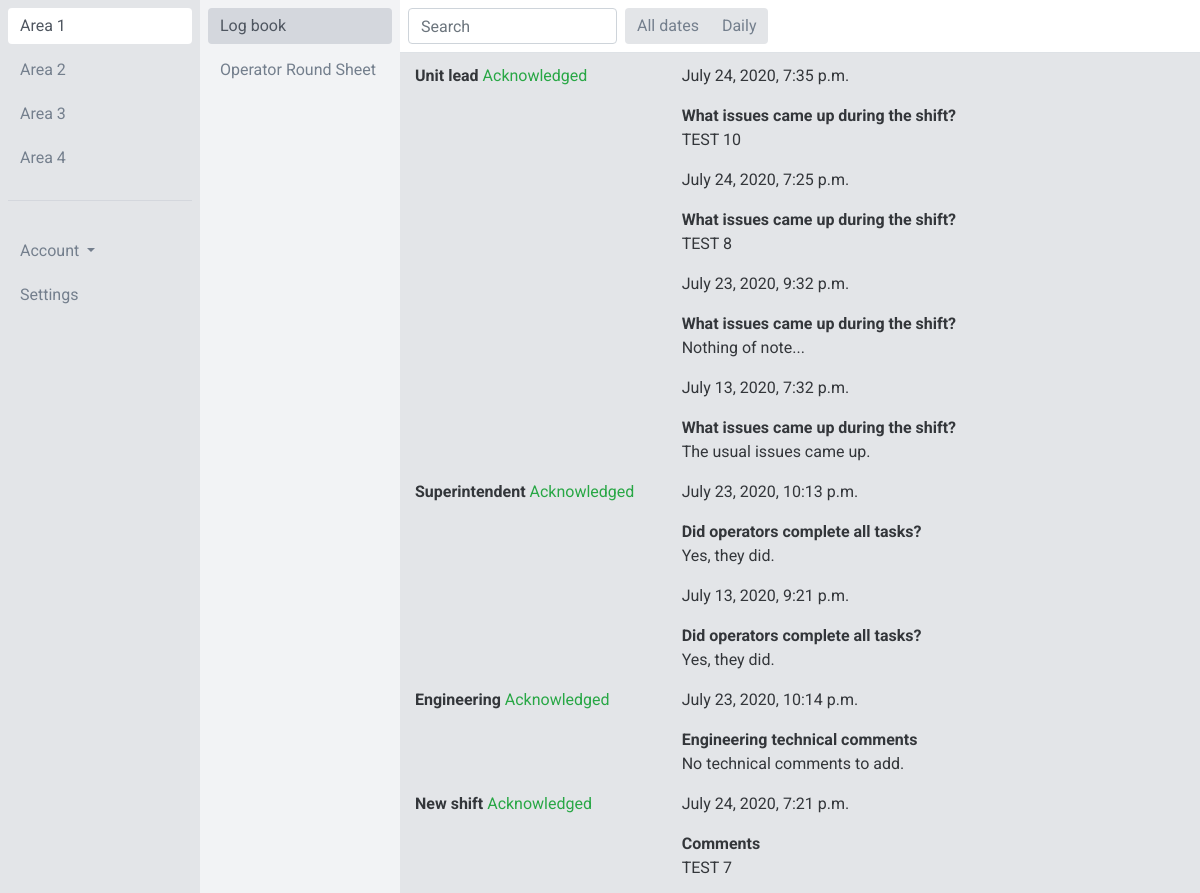
Page /app/area-1/log-1/acknowledgements (signed in, upper part) on the earlier database version.
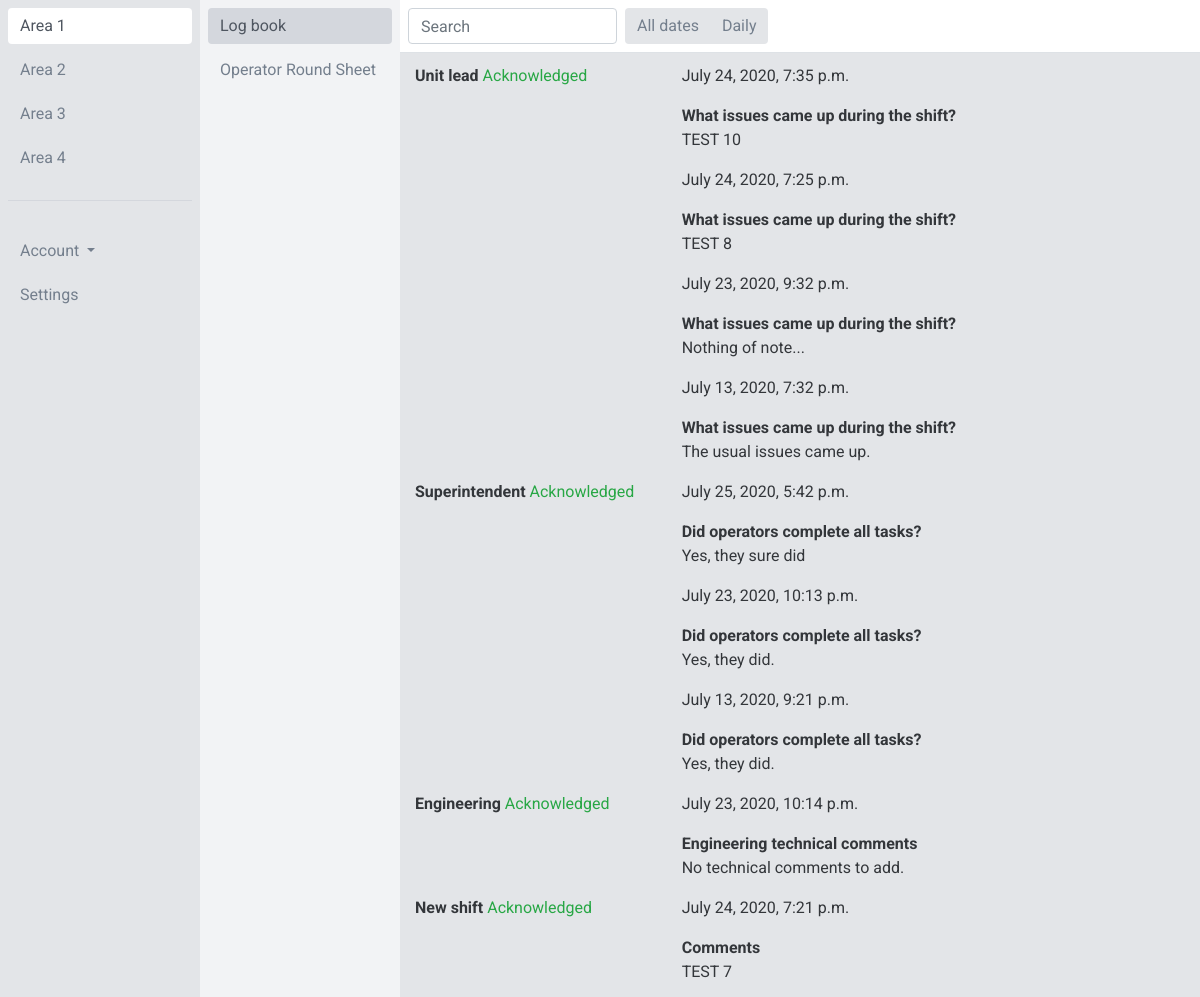
Same page on the later database version.
### app/models.py (models this page shows, shortened)
class Area(models.Model):
    name = models.CharField(max_length=50)
    def __str__(self):
        return self.name

class Log(models.Model):
    area = models.ForeignKey(Area, on_delete=models.CASCADE)
    name = models.CharField(max_length=50)
    fields = models.ManyToManyField(Field, blank=True)
    unit_lead_acknowledgement_fields = models.ManyToManyField(AcknowledgementField, blank=True, related_name='unit_lead_acknowledgement_fields')
    superintendent_acknowledgement_fields = models.ManyToManyField(AcknowledgementField, blank=True, related_name='superintendent_acknowledgement_fields')
    engineering_acknowledgement_fields = models.ManyToManyField(AcknowledgementField, blank=True, related_name='engineering_acknowledgement_fields')
    new_shift_acknowledgement_fields = models.ManyToManyField(AcknowledgementField, blank=True, related_name='new_shift_acknowledgement_fields')
    def __str__(self):
        return self.name

class Acknowledgement(models.Model):
    log = models.ForeignKey(Log, on_delete=models.CASCADE)
    user = models.ForeignKey(settings.AUTH_USER_MODEL, on_delete=models.CASCADE)
    group = models.ForeignKey(Group, on_delete=models.CASCADE)
    for_date = models.DateField(blank=True, null=True)
    created_at = models.DateTimeField(auto_now_add=True)
    CF1 = models.CharField(max_length=50, blank=True, null=True)
    CF2 = models.CharField(max_length=50, blank=True, null=True)
    CF3 = models.CharField(max_length=50, blank=True, null=True)
    CF4 = models.CharField(max_length=50, blank=True, null=True)
    CF5 = models.CharField(max_length=50, blank=True, null=True)
    CF6 = models.CharField(max_length=50, blank=True, null=True)
    CF7 = models.CharField(max_length=50, blank=True, null=True)
    CF8 = models.CharField(max_length=50, blank=True, null=True)
    CF9 = models.CharField(max_length=50, blank=True, null=True)
    CF10 = models.CharField(max_length=50, blank=True, null=True)
    TF1 = models.TextField(blank=True, null=True)
    TF2 = models.TextField(blank=True, null=True)
    TF3 = models.TextField(blank=True, null=True)
    TF4 = models.TextField(blank=True, null=True)
    TF5 = models.TextField(blank=True, null=True)
    TF6 = models.TextField(blank=True, null=True)
    TF7 = models.TextField(blank=True, null=True)
    TF8 = models.TextField(blank=True, null=True)
    TF9 = models.TextField(blank=True, null=True)
    TF10 = models.TextField(blank=True, null=True)
    IF1 = models.IntegerField(blank=True, null=True)
    IF2 = models.IntegerField(blank=True, null=True)
    IF3 = models.IntegerField(blank=True, null=True)
    IF4 = models.IntegerField(blank=True, null=True)
    IF5 = models.IntegerField(blank=True, null=True)
    FF1 = models.FloatField(blank=True, null=True)
    FF2 = models.FloatField(blank=True, null=True)
    FF3 = models.FloatField(blank=True, null=True)
    FF4 = models.FloatField(blank=True, null=True)
    FF5 = models.FloatField(blank=True, null=True)

class AcknowledgementField(models.Model):
    name = models.CharField(max_length=50)
    FIELD_BANK = (
        ('CF1', 'Short text field 1'),
        ('CF2', 'Short text field 2'),
        ('CF3', 'Short text field 3'),
        ('CF4', 'Short text field 4'),
        ('CF5', 'Short text field 5'),
        ('CF6', 'Short text field 6'),
        ('CF7', 'Short text field 7'),
        ('CF8', 'Short text field 8'),
        ('CF9', 'Short text field 9'),
        ('CF10', 'Short text field 10'),
        ('TF1', 'Long text field 1'),
        ('TF2', 'Long text field 2'),
        ('TF3', 'Long text field 3'),
        ('TF4', 'Long text field 4'),
        ('TF5', 'Long text field 5'),
        ('TF6', 'Long text field 6'),
        ('TF7', 'Long text field 7'),
        ('TF8', 'Long text field 8'),
        ('TF9', 'Long text field 9'),
        ('TF10', 'Long text field 10'),
        ('IF1', 'Integer field 1'),
        ('IF2', 'Integer field 2'),
        ('IF3', 'Integer field 3'),
        ('IF4', 'Integer field 4'),
        ('IF5', 'Integer field 5'),
        ('FF1', 'Floating point number field 1'),
        ('FF2', 'Floating point number field 2'),
        ('FF3', 'Floating point number field 3'),
        ('FF4', 'Floating point number field 4'),
        ('FF5', 'Floating point number field 5'),
    )
    type = models.CharField(max_length=5, choices=FIELD_BANK, default=None, blank=True, null=True)

### app/views.py (the view, shortened to what this page needs)
# urls.py: path('area-<int:area_pk>/log-<int:log_pk>/acknowledgements', views.Log.as_view(), name='log', kwargs={'acknowledgements': True}),
class Log(LoginRequiredMixin, PermissionRequiredMixin, AreasMixin, LogsMixin, CreateView):
    login_url = "login"
    permission_required = 'app.view_entry'
    model = models.Entry
    template_name = "app/log.html"
    form_class = forms.CreateEntryForm
    def get_context_data(self, **kwargs):
        context = super().get_context_data(**kwargs)
        area_pk = self.kwargs['area_pk']
        area = models.Area.objects.get(pk=area_pk)
        context['area'] = area
        log_pk = self.kwargs['log_pk']
        log = models.Log.objects.get(pk=log_pk)
        context['log'] = log
        context['fields'] = log.fields.all()
        context['unit_lead_acknowledgement_fields'] = log.unit_lead_acknowledgement_fields.all()
        context['superintendent_acknowledgement_fields'] = log.superintendent_acknowledgement_fields.all()
        context['engineering_acknowledgement_fields'] = log.engineering_acknowledgement_fields.all()
        context['new_shift_acknowledgement_fields'] = log.new_shift_acknowledgement_fields.all()
        entries = models.Entry.objects.filter(log=log).order_by('-created_at')
        acknowledgements = models.Acknowledgement.objects.filter(log=log).order_by('-created_at')
        url_name = resolve(self.request.path_info).url_name
        context['url_name'] = url_name
        context['entries'] = entries
        context['unit_lead_acknowledgements'] = acknowledgements.filter(group__name="Unit lead")
        context['superintendent_acknowledgements'] = acknowledgements.filter(group__name="Superintendent")
        context['engineering_acknowledgements'] = acknowledgements.filter(group__name="Engineering")
        context['new_shift_acknowledgements'] = acknowledgements.filter(group__name="Operator")
        return context
    def get_form_kwargs(self):
        kwargs = super().get_form_kwargs()
        kwargs.update({
            'user': self.request.user,
            'log_pk': self.kwargs['log_pk'],
        })
        return kwargs

### app/forms.py (shortened to what this page needs)
class CreateEntryForm(forms.ModelForm):
    class Meta:
        model = models.Entry
        fields = '__all__'
    def __init__(self, *args, **kwargs):
        self.user = kwargs.pop('user', None)
        self.log_pk = kwargs.pop('log_pk', None)
        super().__init__(*args, **kwargs)
        self.fields.pop('user')
        self.fields.pop('log')
        self.fields.pop('status')
        log_qs = models.Log.objects.filter(pk=self.log_pk)
        log = log_qs[0]
        log_fields_qs = log.fields.all()
        log_field_codes = [log_field.type for log_field in log_fields_qs]
        FIELD_BANK = models.Field.FIELD_BANK
        field_codes_all = [fc[0] for fc in FIELD_BANK]
        field_codes_to_pop = [fc for fc in field_codes_all if fc not in log_field_codes]
        for field_code_to_pop in field_codes_to_pop:
            self.fields.pop(field_code_to_pop)
        for code, log_field in zip(log_field_codes, log_fields_qs):
            self.fields[code].label = log_field.name

### app/models.py (called while the page is built)
    def __str__(self):
        return self.name

### app/templatetags/templatetags.py (called while the page is built)
@register.filter
def get_object_attribute(object, attribute):
    return getattr(object, attribute)

### app/templates/app/log.html (shortened to what the changed rows need)
{% extends 'app/base.html' %}
{% load static %}
{% load templatetags %}
{% load crispy_forms_tags %}
{% block content %}
<div class="container-fluid">
  <div class="row">
        <div class="col-2 col-area p-2 fixed-top overflow-auto h-100">
          {% for area in areas %}
            {% if view.kwargs.area_pk == area.pk %}
              <a href="{% url 'app:area' area.pk %}" class="btn btn-link btn-block active sidebarnav" role="button">{{ area }}</a>
            {% else %}
              <a href="{% url 'app:area' area.pk %}" class="btn btn-link btn-block sidebarnav" role="button">{{ area }}</a>
            {% endif %}
          {% empty %}
            <div class="text-center">No areas to display</div>
          {% endfor %}
          <div class="border-top mt-4 pt-4">
            <div class="btn-group dropdown btn-block">
            </div>
            <a href="#" class="btn btn-link btn-block sidebarnav" role="button">Settings</a>
          </div>
        </div>
        <div class="col-2 col-log p-2 offset-2 fixed-top overflow-auto h-100">
          {% for log in logs %}
            {% now "Y" as current_year %}
            {% now "m" as current_month %}
            {% now "d" as current_day %}
            {% if view.kwargs.log_pk == log.pk %}
              <a href="{% url 'app:log' area.pk log.pk %}" class="btn btn-link btn-block active sidebarnav" role="button">{{ log }}</a>
            {% else %}
              <a href="{% url 'app:log' area.pk log.pk %}" class="btn btn-link btn-block sidebarnav" role="button">{{ log }}</a>
            {% endif %}
          {% empty %}
            <div class="text-center">No logs to display</div>
          {% endfor %}
        </div>
            {% now "Y" as current_year %}
            {% now "m" as current_month %}
            {% now "d" as current_day %}
    <div class="col-8 col-entry pt-5 ml-auto">
      {% if view.kwargs.acknowledgements %}
        <div class="row row-acknowledgements pt-3">
          <div class="col">
            <div class="row row-acknowledgement">
              <div class="col-8">
                {% if unit_lead_acknowledgements %}
                  {% for acknowledgement in unit_lead_acknowledgements %}
                    <p>{{ acknowledgement.created_at }}</p>
                    {% for field in unit_lead_acknowledgement_fields %}
                      <p><span class="font-weight-bold">{{ field.name }}</span><br>
                        {{ acknowledgement|get_object_attribute:field.type }}</p>
                    {% endfor %}
                  {% endfor %}
                {% endif %}
              </div>
            </div>
            <div class="row row-acknowledgement">
              <div class="col-8">
                {% if superintendent_acknowledgements %}
                  {% for acknowledgement in superintendent_acknowledgements %}
                    <p>{{ acknowledgement.created_at }}</p>
                    {% for field in superintendent_acknowledgement_fields %}
                      <p><span class="font-weight-bold">{{ field.name }}</span><br>
                        {{ acknowledgement|get_object_attribute:field.type }}</p>
                    {% endfor %}
                  {% endfor %}
                {% endif %}
              </div>
            </div>
            <div class="row row-acknowledgement">
              <div class="col-8">
                {% if engineering_acknowledgements %}
                  {% for acknowledgement in engineering_acknowledgements %}
                    <p>{{ acknowledgement.created_at }}</p>
                    {% for field in engineering_acknowledgement_fields %}
                      <p><span class="font-weight-bold">{{ field.name }}</span><br>
                        {{ acknowledgement|get_object_attribute:field.type }}</p>
                    {% endfor %}
                  {% endfor %}
                {% endif %}
              </div>
            </div>
            <div class="row row-acknowledgement">
              <div class="col-8">
                {% if new_shift_acknowledgements %}
                  {% for acknowledgement in new_shift_acknowledgements %}
                    <p>{{ acknowledgement.created_at }}</p>
                    {% for field in new_shift_acknowledgement_fields %}
                      <p><span class="font-weight-bold">{{ field.name }}</span><br>
                        {{ acknowledgement|get_object_attribute:field.type }}</p>
                    {% endfor %}
                  {% endfor %}
                {% endif %}
              </div>
            </div>
          </div>
        </div>
      {% endif %}
    </div>
  </div>
</div>
{% endblock %}

Differences in the rows shown:
added Acknowledgement: created_at "July 25, 2020, 5:42 p.m.", AcknowledgementField (name "Did operators complete all tasks?", type.CF1 "Yes, they sure did")
